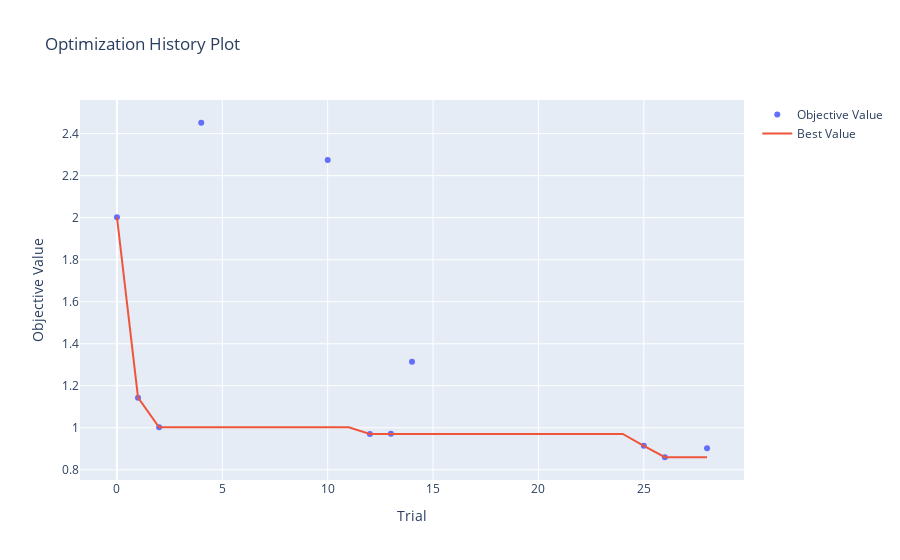

This figure's notebook cell:
### Code cell
optuna.visualization.plot_optimization_history(study)

### Figure 1 — Plotly figure (JSON) as saved in the notebook; plotly's stock layout.template omitted (floating-point values rounded to 4 significant figures)
{"data": [{"mode": "markers", "name": "Objective Value", "type": "scatter", "x": [0, 1, 2, 4, 10, 12, 13, 14, 25, 26, 28], "y": [2.003, 1.143, 1.002, 2.452, 2.275, 0.9707, 0.9716, 1.315, 0.9142, 0.8598, 0.9027]}, {"mode": "lines", "name": "Best Value", "type": "scatter", "x": [0, 1, 2, 3, 4, 5, 6, 7, 8, 9, 10, 11, 12, 13, 14, 15, 16, 17, 18, 19, 20, 21, 22, 23, 24, 25, 26, 27, 28], "y": [2.003, 1.143, 1.002, 1.002, 1.002, 1.002, 1.002, 1.002, 1.002, 1.002, 1.002, 1.002, 0.9707, 0.9707, 0.9707, 0.9707, 0.9707, 0.9707, 0.9707, 0.9707, 0.9707, 0.9707, 0.9707, 0.9707, 0.9707, 0.9142, 0.8598, 0.8598, 0.8598]}, {"marker": {"color": "#cccccc"}, "mode": "markers", "name": "Infeasible Trial", "showlegend": false, "type": "scatter", "x": [], "y": []}], "layout": {"title": {"text": "Optimization History Plot"}, "xaxis": {"title": {"text": "Trial"}}, "yaxis": {"title": {"text": "Objective Value"}}}}
